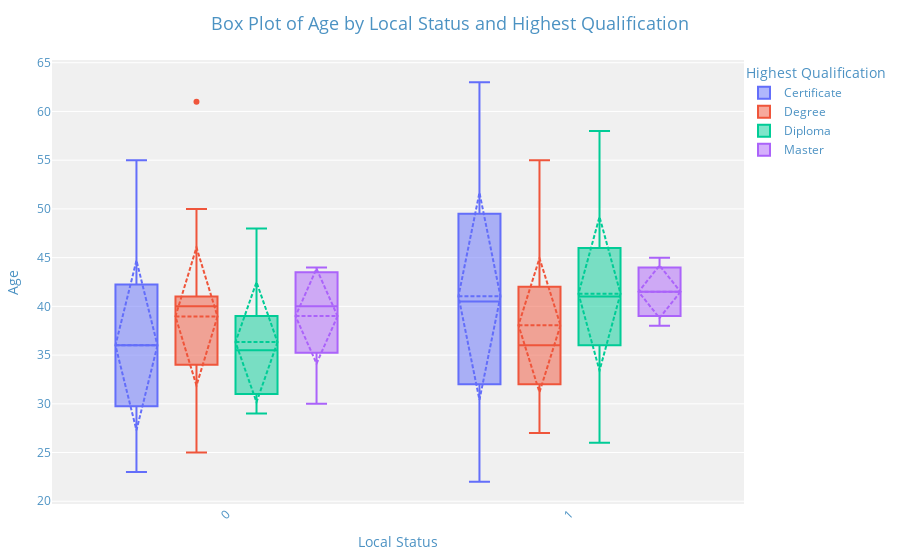

The notebook cell this image was saved under:
### Markdown cell above
<hr>
<h2>Step 3: Data Visualisation and analyses</h2>

### Code cell
# Define the qualifications to exclude
qualifications_to_exclude = ['-', 'Graduate Diploma', 'Postgraduate Diploma']

# Filter the DataFrame
filtered_df = df[~df['HIGHEST QUALIFICATION'].isin(qualifications_to_exclude)]

# Define a list of colors for the box plots
color_sequence = px.colors.qualitative.Plotly  

# Create the box plot with custom colors
fig_age_gender_qualification = px.box(
    filtered_df, 
    x="LOCAL", 
    y="AGE", 
    color="HIGHEST QUALIFICATION",
    color_discrete_sequence=color_sequence,
    title='Box Plot of Age by Local Status and Highest Qualification (Excluding Certain Qualifications)',
    labels={
        "LOCAL": "Local Status",
        "AGE": "Age",
        "HIGHEST QUALIFICATION": "Highest Qualification"
    }
)

# Check if the number of unique qualifications exceeds the color sequence
num_unique_qualifications = filtered_df['HIGHEST QUALIFICATION'].nunique()
if num_unique_qualifications > len(color_sequence):
    print(f"Warning: Number of unique qualifications ({num_unique_qualifications}) exceeds the number of colors ({len(color_sequence)}). Some qualifications may not have distinct colors.")

# Customize the layout and aesthetics
fig_age_gender_qualification.update_layout(
    title={
        'text': 'Box Plot of Age by Local Status and Highest Qualification',
        'x': 0.5,  # Center the title
        'font': dict(size=18, color='rgba(31, 119, 180, 0.8)')
    },
    xaxis_title="Local Status",
    yaxis_title="Age",
    xaxis=dict(
        tickangle=-45,  # Rotate x-axis labels
        title_font=dict(size=14, color='rgba(31, 119, 180, 0.8)'),
        tickfont=dict(size=12, color='rgba(31, 119, 180, 0.8)')
    ),
    yaxis=dict(
        title_font=dict(size=14, color='rgba(31, 119, 180, 0.8)'),
        tickfont=dict(size=12, color='rgba(31, 119, 180, 0.8)')
    ),
    plot_bgcolor='rgba(240, 240, 240, 0.95)',  # Light gray background
    paper_bgcolor='rgba(255, 255, 255, 0.9)',  # Slightly off-white background
    legend=dict(
        title="Highest Qualification",
        title_font=dict(size=14, color='rgba(31, 119, 180, 0.8)'),
        font=dict(size=12, color='rgba(31, 119, 180, 0.8)'),
        x=1,  # Position legend outside the plot
        y=1
    ),
    margin=dict(l=40, r=60, t=60, b=40)  # Adjust margins
)

# Customize the box plot appearance
fig_age_gender_qualification.update_traces(
    boxmean='sd',  # Show mean with standard deviation
    marker=dict(size=6),  # Marker size
    line=dict(width=2)  # Line width for the box
)

# Display the plot
fig_age_gender_qualification.show()

### Figure 1 — Plotly figure (JSON) as saved in the notebook; plotly's stock layout.template omitted (floating-point values rounded to 4 significant figures)
{"data": [{"alignmentgroup": "True", "boxmean": "sd", "hovertemplate": "Highest Qualification=Certificate<br>Local Status=%{x}<br>Age=%{y}<extra></extra>", "legendgroup": "Certificate", "line": {"width": 2}, "marker": {"color": "#636EFA", "size": 6}, "name": "Certificate", "notched": false, "offsetgroup": "Certificate", "orientation": "v", "showlegend": true, "type": "box", "x": [1, 1, 1, 0, 1, 1, 0, 1, 0, 1, 1, 1, 0, 1, 1, 1, 0, 1, 1, 1, 0, 1, 1, 1, 1, 1, 1, 1, 1, 1, 1, 1, 0, 1, 1, 1, 1, 1, 1, 1, 0, 1, 1, 1, 0, 1, 1, 1, 1, 0, 1, 1, 1, 0, 1, 0, 1, 0, 1, 1, 1, 1, 1, 1, 1, 1, 1, 1, 1], "x0": " ", "xaxis": "x", "y": [46, 58, 35, 43, 28, 41, 42, 45, 55, 44, 48, 40, 32, 51, 33, 34, 37, 51, 55, 32, 46, 51, 47, 48, 44, 30, 49, 32, 35, 22, 54, 36, 36, 24, 56, 29, 25, 23, 36, 30, 38, 44, 48, 26, 31, 25, 40, 37, 45, 26, 38, 34, 55, 34, 63, 23, 31, 25, 41, 40, 32, 56, 44, 32, 50, 58, 56, 57, 34], "y0": " ", "yaxis": "y"}, {"alignmentgroup": "True", "boxmean": "sd", "hovertemplate": "Highest Qualification=Degree<br>Local Status=%{x}<br>Age=%{y}<extra></extra>", "legendgroup": "Degree", "line": {"width": 2}, "marker": {"color": "#EF553B", "size": 6}, "name": "Degree", "notched": false, "offsetgroup": "Degree", "orientation": "v", "showlegend": true, "type": "box", "x": [1, 1, 1, 1, 1, 1, 0, 0, 1, 1, 1, 1, 0, 0, 1, 0, 1, 0, 1, 0, 1, 1, 0, 1, 1, 1, 1, 1, 1, 1, 1, 1, 1, 1, 0, 1, 1, 0, 1, 1, 1, 1, 0, 0, 0, 1, 1, 0, 1, 0, 1, 0, 0, 0, 1, 1, 0, 0, 1, 1, 1, 1, 1, 1, 1, 1, 1, 0, 1, 0, 1, 1, 1, 0, 1, 0, 0, 0, 1, 1, 1, 1, 1, 1, 1, 1, 1, 0, 1, 1, 1, 1, 1, 1, 1, 1, 1, 1, 1, 1, 0, 1, 1, 1], "x0": " ", "xaxis": "x", "y": [32, 49, 47, 41, 34, 35, 34, 35, 34, 31, 40, 37, 40, 37, 31, 31, 43, 31, 34, 33, 54, 30, 30, 36, 36, 36, 33, 36, 33, 50, 46, 31, 38, 55, 61, 53, 31, 40, 31, 30, 42, 52, 47, 50, 31, 32, 45, 41, 31, 40, 32, 41, 40, 45, 37, 32, 43, 36, 35, 40, 35, 30, 42, 33, 39, 32, 33, 39, 41, 40, 41, 41, 41, 34, 49, 38, 48, 40, 47, 30, 39, 46, 42, 31, 50, 42, 35, 25, 33, 32, 30, 30, 32, 38, 27, 43, 45, 33, 39, 50, 41, 34, 42, 41], "y0": " ", "yaxis": "y"}, {"alignmentgroup": "True", "boxmean": "sd", "hovertemplate": "Highest Qualification=Diploma<br>Local Status=%{x}<br>Age=%{y}<extra></extra>", "legendgroup": "Diploma", "line": {"width": 2}, "marker": {"color": "#00CC96", "size": 6}, "name": "Diploma", "notched": false, "offsetgroup": "Diploma", "orientation": "v", "showlegend": true, "type": "box", "x": [1, 1, 1, 1, 1, 0, 1, 1, 1, 1, 1, 1, 0, 1, 1, 1, 1, 1, 1, 1, 1, 1, 1, 1, 1, 1, 0, 1, 1, 1, 1, 1, 1, 1, 1, 1, 1, 1, 1, 1, 0, 1, 1, 0, 1, 1, 0, 1, 1, 1, 1, 1, 1, 1, 1, 1], "x0": " ", "xaxis": "x", "y": [39, 32, 29, 44, 29, 48, 40, 34, 26, 53, 29, 41, 36, 38, 35, 30, 43, 29, 48, 50, 35, 28, 54, 39, 47, 46, 31, 52, 51, 45, 42, 41, 36, 36, 43, 39, 41, 42, 37, 40, 39, 50, 46, 35, 42, 40, 29, 58, 58, 42, 43, 40, 54, 51, 39, 39], "y0": " ", "yaxis": "y"}, {"alignmentgroup": "True", "boxmean": "sd", "hovertemplate": "Highest Qualification=Master<br>Local Status=%{x}<br>Age=%{y}<extra></extra>", "legendgroup": "Master", "line": {"width": 2}, "marker": {"color": "#AB63FA", "size": 6}, "name": "Master", "notched": false, "offsetgroup": "Master", "orientation": "v", "showlegend": true, "type": "box", "x": [0, 0, 0, 0, 0, 0, 1, 1, 1, 0, 1], "x0": " ", "xaxis": "x", "y": [30, 44, 44, 42, 40, 39, 38, 45, 40, 34, 43], "y0": " ", "yaxis": "y"}], "layout": {"boxmode": "group", "legend": {"font": {"color": "rgba(31, 119, 180, 0.8)", "size": 12}, "title": {"font": {"color": "rgba(31, 119, 180, 0.8)", "size": 14}, "text": "Highest Qualification"}, "tracegroupgap": 0, "x": 1, "y": 1}, "margin": {"b": 40, "l": 40, "r": 60, "t": 60}, "paper_bgcolor": "rgba(255, 255, 255, 0.9)", "plot_bgcolor": "rgba(240, 240, 240, 0.95)", "title": {"font": {"color": "rgba(31, 119, 180, 0.8)", "size": 18}, "text": "Box Plot of Age by Local Status and Highest Qualification", "x": 0.5}, "xaxis": {"anchor": "y", "domain": [0, 1], "tickangle": -45, "tickfont": {"color": "rgba(31, 119, 180, 0.8)", "size": 12}, "title": {"font": {"color": "rgba(31, 119, 180, 0.8)", "size": 14}, "text": "Local Status"}}, "yaxis": {"anchor": "x", "domain": [0, 1], "tickfont": {"color": "rgba(31, 119, 180, 0.8)", "size": 12}, "title": {"font": {"color": "rgba(31, 119, 180, 0.8)", "size": 14}, "text": "Age"}}}}
